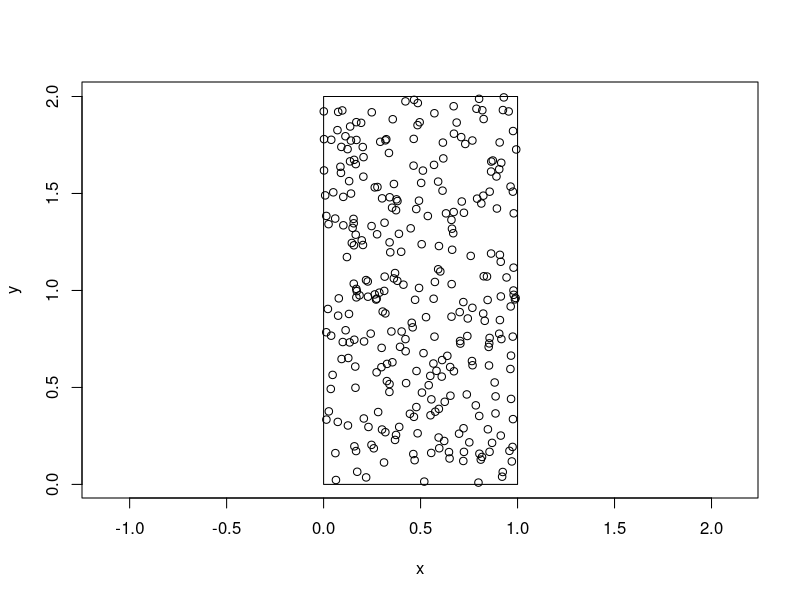
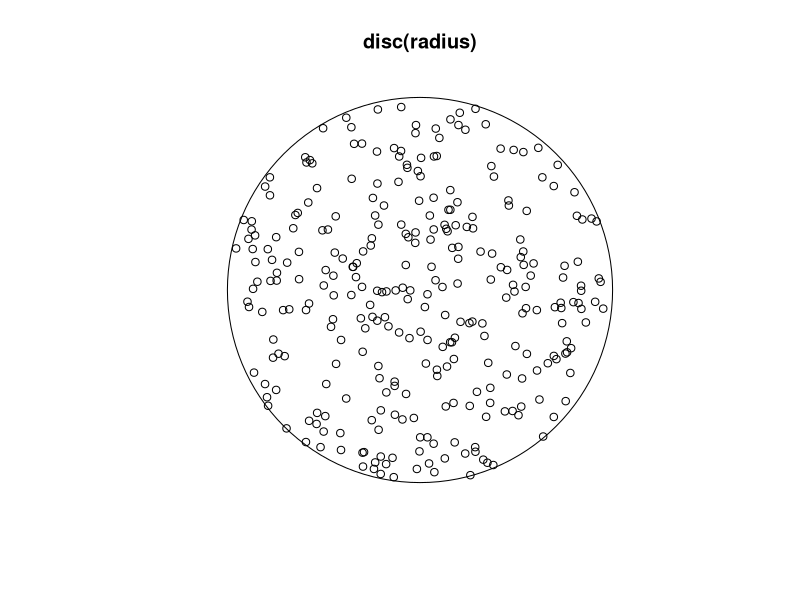
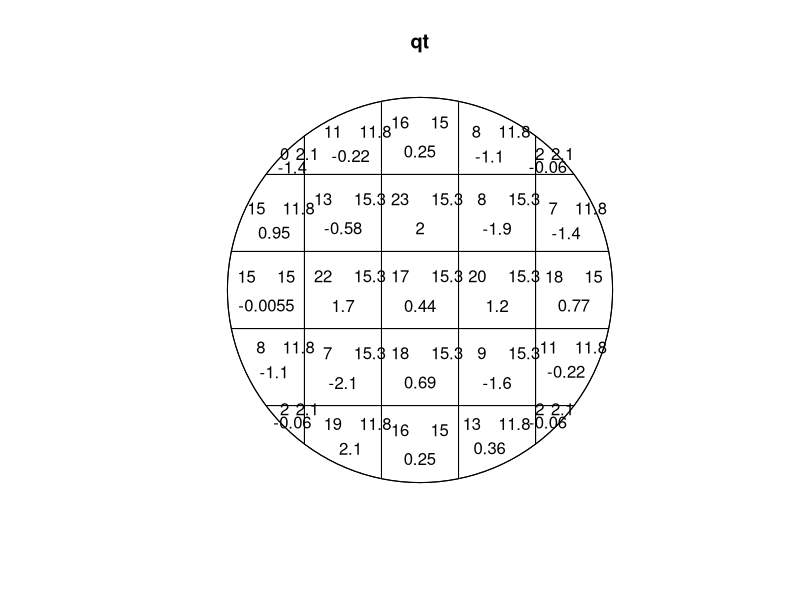
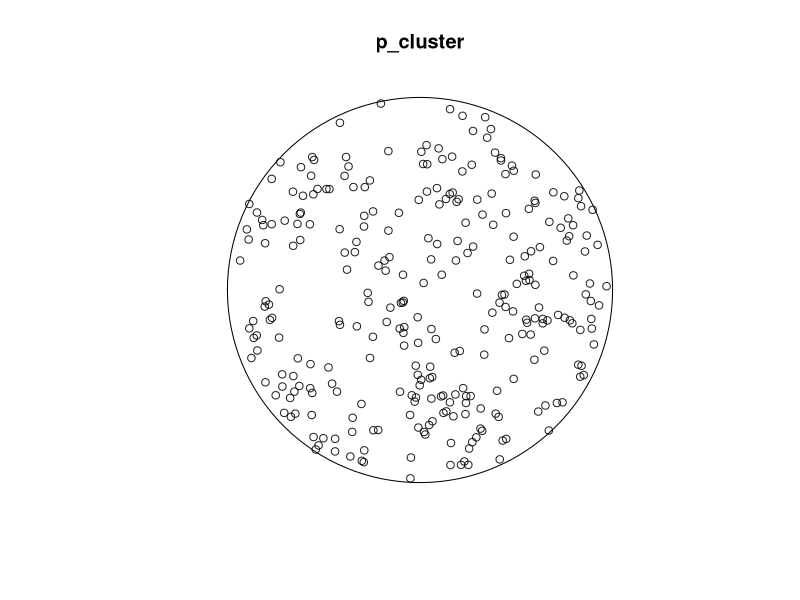
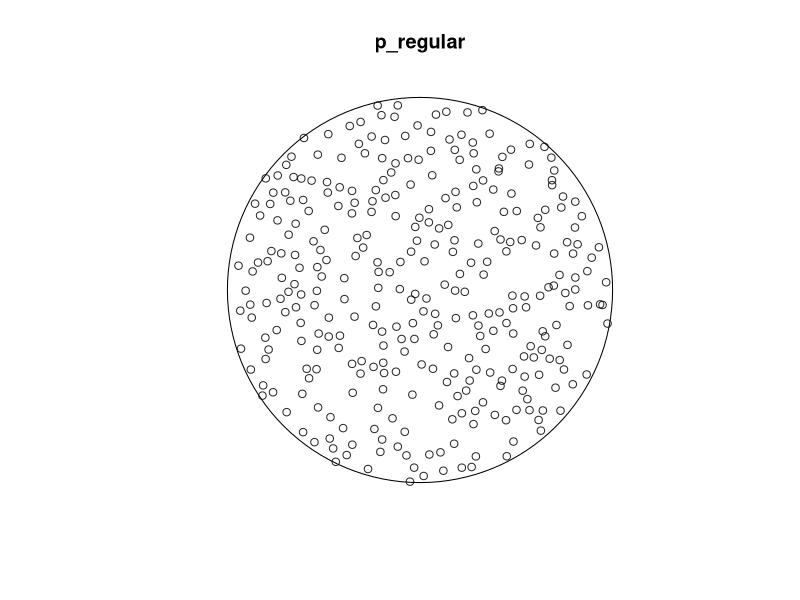

These figures' R source, in order:
## ---- chunk 1
knitr::opts_chunk$set(echo = TRUE)
## ---- chunk 2
#Libraries used: spatstat
#This is a basic spatial stats package with good documentation, and a focus on simulating and analyzing
#point patterns. A basic list of its functions and capabilities can be found here: https://spatstat.org/resources/spatstatQuickref.pdf

#load your data - which datasets do you need?
#I'll be working with simulated point data to demonstrate some point pattern analyses. In order
#to do this, I'll create a plot with points within it, and then use spatial tests to investigate point patterns. Finally, I'll bring in sample data I've made of points near my study sites, and use the tests on this data as well. 

###The simulated data will be:
#Points in a rectangular window 
#points in a circular window

###The sample data will be:
#a shapefile called 'DeviationPoints', and will represent points where informal trails deviate from established roads and trails. 


#Analysis/processing step 2 - what are you hoping to do here, why? 
#I will test the data to see if it is clustered or regular 
#-->I would like to see if I can identify clusters themselves, and have a data output showing me which sites are clustered with each other


#Check the outcomes? How will you know if your steps worked?
#One way I could test my outcomes is to map the points
#If I can identify distinct clusters, I could use colors or symbols to show which points are assigned to which clusters.

# 
## ---- chunk 3

## ---- chunk 4

## ---- chunk 5
#Making uniform density patterns:

#Starting with doing it in a rectangle.
# The number of points to create
n <- 300

# Set the range
xmin <- 0
xmax <- 1
ymin <- 0
ymax <- 2

# Sample from a Uniform distribution
x <- runif(n, xmin, xmax)
y <- runif(n, ymin, ymax )


# Plot points and a rectangle
# The aspect ratio of the boundary rectangle is 2 
# (it is twice as tall as wide), but the aspect ratio of the
# coordinates needs to be 1 so the rectangle appears that way.


# Plot points and a rectangle

mapxy <- function(a = NA){
  plot(x, y, asp = a)
  rect(xmin, ymin, xmax, ymax)
}

mapxy(1)

#-----generating x number of random points in a circle-------#
#plot circle with random points in it
# Load the spatstat package
library(spatstat)

# Create this many points, in a circle of this radius
n_points <- 300
radius <- 10

# Generate uniform random numbers up to radius-squared
r_squared <- runif(n_points, 0, radius^2)
angle <- runif(n_points, 0, 2*pi)

# Take the square root of the values to get a uniform spatial distribution
xx <- sqrt(r_squared)* cos(angle)
yy <- sqrt(r_squared) * sin(angle)

plot(disc(radius)); points(xx, yy)

#Organize the data - what form should the data be in? A list? how many elements, a data frame? how many rows and columns?

####I'll list simulated data in different forms here, and then demonstrate a test :
#random 
#clustered 
#inhibitory/regular

#Analysis/processing step 1 - what are you hoping to do here, why? 

#I'm going to do a basic test for uniformity of points. This is a simple point pattern analysis to try, and a good thing to screen point data for. 

#Testing for uniformity of points in a circle
# Define variables
#variables here are sourced from the sphere above, but needed for this analysis are:
#x - the, x coordinate
#y, the y coordinate
#window, the planar extent

# Set coordinates and window
ppxy <- ppp(x = xx, y = yy, window = disc(radius))

# Test the point pattern
qt <- quadrat.test(ppxy)

# View the results
plot(qt)
print(qt)

### Simulating clustered and regular point distributions
### Will use a function for a Thomas process for the clustered points, and a function for a 
### Straus process for the regular distribution

# Create a disc of radius 10, for the window space
disc10 <- disc(10)

# Generate clustered points from a Thomas process
set.seed(123)
p_cluster <- rThomas(kappa = 0.35, scale = 1, mu = 3, win = disc10)
plot(p_cluster)

# Run a quadrat test -- and this time test against an alt. hypothesis that the points are
#clustered
quadrat.test(p_cluster, alternative = "clustered")

# Regular points from a Strauss process
set.seed(123)
p_regular <- rStrauss(beta = 2.9, gamma = 0.025, R = .5, W = disc10)
plot(p_regular)

# Run a quadrat test, and in this case set the alternative hypothesis to specifically be 
#that the points are regularly distributed
quadrat.test(p_regular, alternative = "regular")
